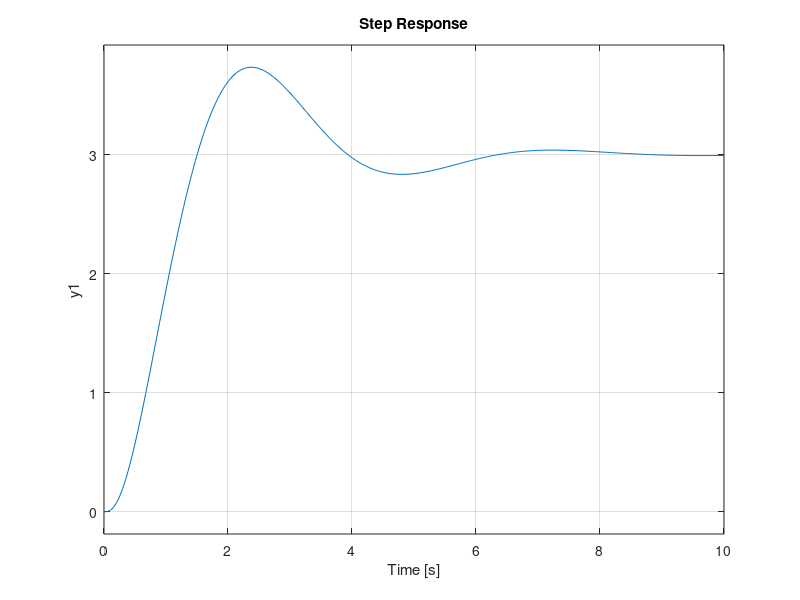

The MATLAB script that drew this image:
% Define the numerator and denominator coefficients
num = [100 300];
den = [1 16 69 90 100];

% Create the transfer function
sys = tf(num, den);

% Get the step response data
[y, t] = step(sys);

% Find the peak value
peak_value = max(y);

% Display the result rounded to one decimal place
fprintf('The peak value is: %.1f\n', peak_value);

% Plot for visualization
step(sys);
grid on;
